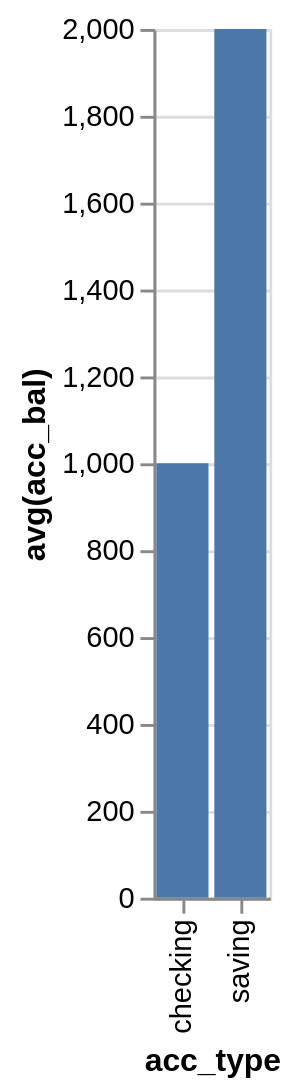

Here is the Vega-Lite specification saved for this chart:
### Vega-Lite specification from a JSON file in a GitHub repository (floating-point values rounded to 4 significant figures)
{"data": {"values": [{"x_data": "checking", "y_data": 1000}, {"x_data": "saving", "y_data": 2000}]}, "mark": "bar", "encoding": {"x": {"field": "x_data", "type": "nominal", "title": "acc_type", "sort": "ascending"}, "y": {"field": "y_data", "type": "quantitative", "title": "avg(acc_bal)"}}}
